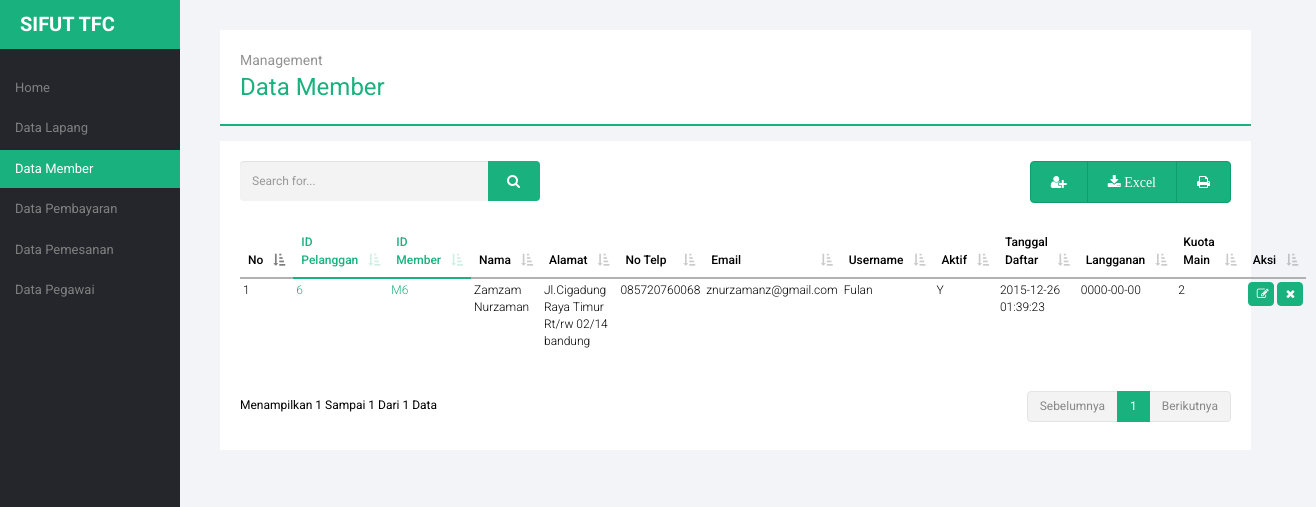
Page /pegawai/pegawai.php?module=data_member on the earlier database version.
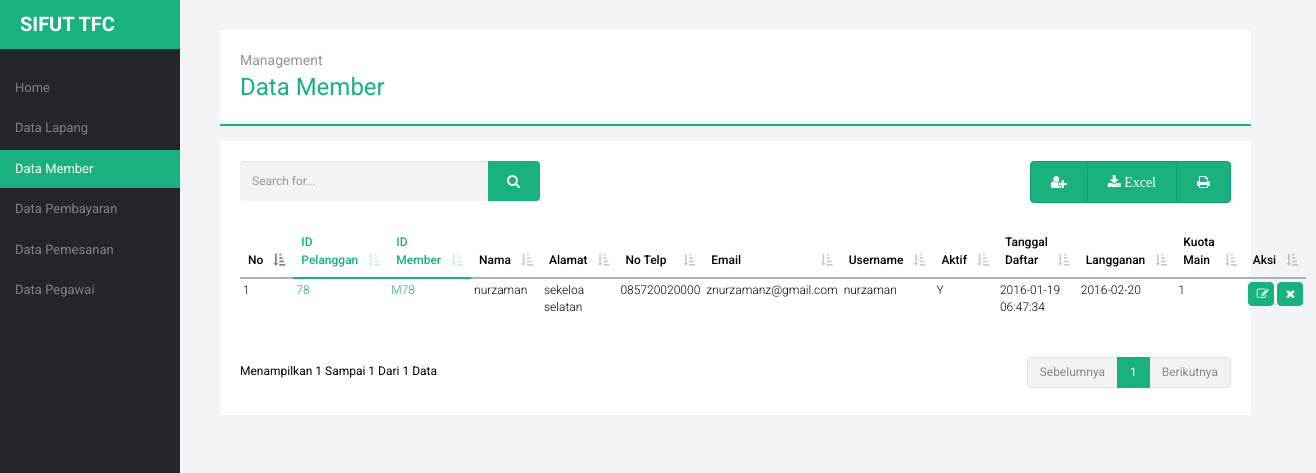
Same page on the later database version.
### tables this page shows
CREATE TABLE `member` (
  `id_pelanggan` int(11) NOT NULL,
  `id_member` varchar(10) NOT NULL,
  `username` varchar(30) NOT NULL,
  `password` varchar(60) NOT NULL,
  `aktif` enum('Y','T') NOT NULL,
  `tanggal_daftar` datetime NOT NULL,
  `langganan` date NOT NULL,
  `kuota_main` int(10) NOT NULL
);

CREATE TABLE `pelanggan` (
  `id_pelanggan` int(11) NOT NULL,
  `nama` varchar(50) NOT NULL,
  `alamat` varchar(100) NOT NULL,
  `no_telp` varchar(12) NOT NULL,
  `email` varchar(30) NOT NULL
);

### pegawai/module_member/table/table_body.php (the view)
<?php
echo "
	<tr><td>$no</td>
     <td class='tab-col'>$tampil[id_pelanggan]</td>
                     <td class='tab-col'>$tampil[id_member]</td>
			         <td>$tampil[nama]</td>
			         <td>$tampil[alamat]</td>
			         <td>$tampil[no_telp]</td>
			         <td>$tampil[email]</td>
			         <td>$tampil[username]</td>
			         <td>$tampil[aktif]</td>
			         <td>$tampil[tanggal_daftar]</td>
			         <td>$tampil[langganan]</td>
			         <td>$tampil[kuota_main]</td>
	 ";

### pegawai/module_member/tampil_member.php
<?php
	$tampil_admin = mysql_query("SELECT * FROM member,pelanggan where member.id_pelanggan=pelanggan.id_pelanggan ORDER BY id_member");
?>
    <div class="title-content">
    <span>Management</span>
    data member
  </div>
  <div class="content">
    <div class="row">
      <div class="col-md-6">
        <form action="?module=data_member&act=carimember" method="post">
          <div class="input-group search">
            <input name="cari" type="text" class="form-control" placeholder="Search for...">
            <span class="input-group-btn">
              <button class="btn btn-default" type="submit"><i class="fa fa-search"></i></button>
            </span>
          </div>
        </form>
      </div>
      <div class="col-md-6">
        <div class="btn-group" role="group" aria-label="fungsional">
          <a type="button" class="btn btn-default" href="#tambah_data" data-toggle="modal"><i class="fa fa-user-plus"></i></a>
          <a type="button" class="btn btn-default" href="module_member/action_member.php?module=data_member&act=export"><i class="fa fa-download"> Excel</i></a>
          <a type="button" class="btn btn-default" href="module_member/cetak_pdf.php"><i class="fa fa-print"></i></a>
        </div>
      </div>
    </div>
    <table cellpadding="0" cellspacing="0" border="0" class="table table-hover tab-mar-top" id="example">
      <?php include "table/table_header.php" ?>
          <th width="20px">Aksi</th>
        </tr>
      </thead>
      <tbody>
<?php
    $no=1;
    while ($tampil=mysql_fetch_array($tampil_admin)){
       include "table/table_body.php";
       echo "
             <td><a href='?module=data_member&act=editmember&id=$tampil[id_member]' class='fa fa-edit'></a>
             <a class='fa fa-remove' href=javascript:confirmdelete('$action?module=data_member&act=hapusmember&id=$tampil[id_member]')></a></td>
             </tr>";
      $no++;
    }
  echo "
        </tbody>
        </table>
        </div>";
?>

Differences in the rows shown:
removed member: id_pelanggan.id_pelanggan "6", id_member "M6", id_pelanggan.nama "Zamzam Nurzaman", id_pelanggan.alamat "Jl.Cigadung Raya Timur Rt/rw 02/14 bandung", id_pelanggan.no_telp "085720760068", id_pelanggan.email "znurzamanz@gmail.com", username "Fulan", aktif "Y", tanggal_daftar "2015-12-26 01:39:23", langganan "0000-00-00", kuota_main "2"
added member: id_pelanggan.id_pelanggan "78", id_member "M78", id_pelanggan.nama "nurzaman", id_pelanggan.alamat "sekeloa selatan", id_pelanggan.no_telp "085720020000", id_pelanggan.email "znurzamanz@gmail.com", username "nurzaman", aktif "Y", tanggal_daftar "2016-01-19 06:47:34", langganan "2016-02-20", kuota_main "1"
